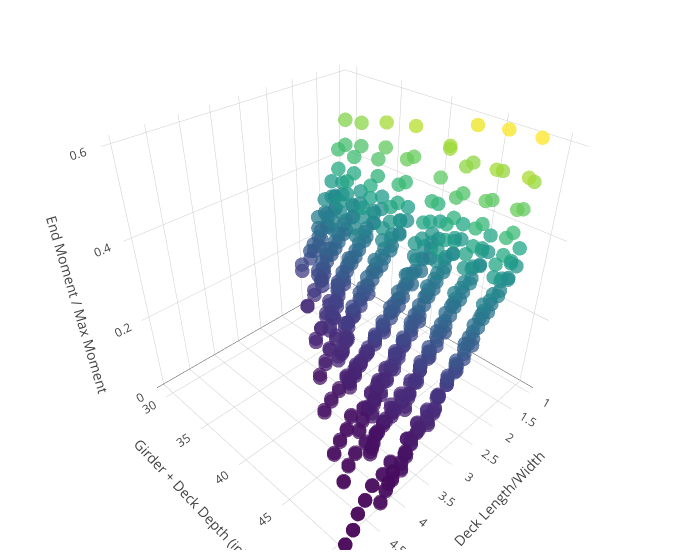

The notebook cell this image was saved under:
### Code cell
x=[float(RESULTS[inp]['span'])/float(RESULTS[inp]['width']) for inp in sorted(RESULTS.keys())]
y=[float(RESULTS[inp]['Y']) for inp in sorted(RESULTS.keys())]
z=[max(abs(float(RESULTS[inp]['maxendmoment'])),abs(float(RESULTS[inp]['minendmoment'])))/float(RESULTS[inp]['maxmoment']) for inp in sorted(RESULTS.keys())]
text = sorted(RESULTS.keys())
trace1 = go.Scatter3d(
    x=x,
    y=y,
    z=z,
    text=text,
    mode='markers',
    hoverinfo='all',
    marker=dict(
        size=5,
        color=z,                # set color to an array/list of desired values
        colorscale='Viridis',   # choose a colorscale
        opacity=0.75
    )
)
data = [trace1]
layout = go.Layout(
                    scene = dict(
                    xaxis = dict(
                        title='Deck Length/Width'),
                    yaxis = dict(
                        title='Girder + Deck Depth (in)'),
                    zaxis = dict(
                        title='End Moment / Max Moment'),),
                    width=700,
                    margin=dict(
                    r=20, b=10,
                    l=10, t=10)
                  )
fig = go.Figure(data=data, layout=layout)
py.iplot(fig)

### Figure 1 — Plotly figure (JSON) as saved in the notebook; plotly's stock layout.template omitted (floating-point values rounded to 4 significant figures; data arrays with more than 128 entries replaced by an {"elided": "..."} marker saying what was removed)
{"data": [{"hoverinfo": "all", "marker": {"color": {"elided": "588 float values"}, "colorscale": "Viridis", "opacity": 0.75, "size": 5}, "mode": "markers", "text": {"elided": "588 str values"}, "type": "scatter3d", "uid": "aeb316c6-e866-46dc-943e-b64a7d7a5491", "x": {"elided": "588 float values"}, "y": {"elided": "588 float values"}, "z": {"elided": "588 float values"}}], "layout": {"margin": {"b": 10, "l": 10, "r": 20, "t": 10}, "scene": {"xaxis": {"title": {"text": "Deck Length/Width"}}, "yaxis": {"title": {"text": "Girder + Deck Depth (in)"}}, "zaxis": {"title": {"text": "End Moment / Max Moment"}}}, "width": 700}}
